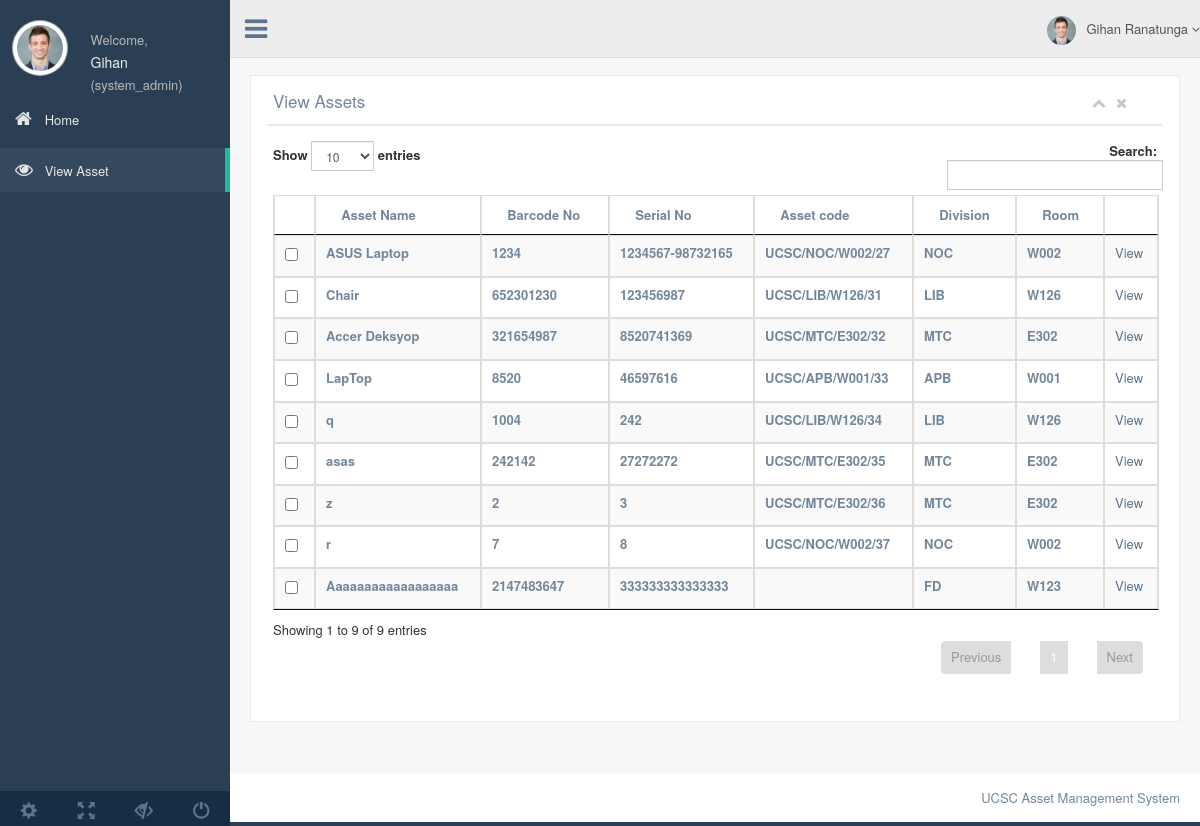
The app's page /viewasset.php (signed in) with its own data.
### tables this page shows
CREATE TABLE `asset` (
  `Asset_ID` int(11) NOT NULL,
  `Barcode_No` int(11) DEFAULT NULL,
  `Asset_Name` varchar(60) NOT NULL,
  `Asset_type` varchar(60) NOT NULL,
  `Asset_Category` varchar(60) NOT NULL,
  `Model_No` varchar(60) NOT NULL,
  `Brand` varchar(60) NOT NULL,
  `confirmed` tinyint(1) NOT NULL DEFAULT '0',
  `Serial_No` varchar(60) NOT NULL,
  `Purchase_Date` date NOT NULL,
  `Warranty_End` date NOT NULL,
  `Price` float NOT NULL,
  `Depreciation` float DEFAULT NULL,
  `Last_Value_date` datetime NOT NULL DEFAULT CURRENT_TIMESTAMP,
  `Original_Value` float NOT NULL,
  `Current_Value` float DEFAULT NULL,
  `Vendor` varchar(60) NOT NULL,
  `Vendor_Address` text NOT NULL,
  `Current_Division` varchar(60) DEFAULT NULL,
  `Current_Room` varchar(60) DEFAULT NULL,
  `Asset_Code` varchar(60) DEFAULT NULL,
  `Asset_available` tinyint(11) NOT NULL DEFAULT '1',
  `Asset_approved` tinyint(4) NOT NULL DEFAULT '0',
  `Description` text,
  `Entry_date` datetime NOT NULL DEFAULT CURRENT_TIMESTAMP,
  `deny` tinyint(1) NOT NULL DEFAULT '0',
  `deny_message` varchar(500) DEFAULT NULL
);

### function.php (called while the page is built, shortened)
<?php
include "server_access.php";
class FAssetClerk{
    private $db = NULL;
    function __construct(){
        $this->db = dbConnect::connect();
    }
    function retrieve_assets($div="", $valid="yes", $removed="no"){
        $append = array();
        if ($removed=="yes"){
            array_push($append, "Asset_available = 0");
        }
        else{
            array_push($append, "Asset_available = 1");
        }
        $appix = implode(' AND ', $append);
        $que="SELECT * FROM asset WHERE ".$appix ;
        $res = $this->db->dbh->query($que);
        return $res;
    }
    function refresh_assets(){
        $query = "SELECT Asset_ID, Current_Division, Current_Room FROM asset WHERE Asset_Code IS NULL AND Asset_available=1 AND Asset_approved=1 ";
        $res = $this->db->dbh->query($query);
    }
}

### server_access.php (called while the page is built, shortened)
<?php
class dbConnect
{
    private static $instance = NULL;
    private function __construct(){
        $this->dbh=new mysqli(DB_HOST, DB_USER, DB_PASSWORD, DB_DATABASE);
        return $this->dbh;
    }
    public static function connect(){
        if (self::$instance == NULL){
            self::$instance = new dbConnect();
        }
        return self::$instance;
    }
}

### viewasset.php (the view, shortened to what this page needs)
<?php
 include "function.php";
$log = new FAssetClerk();
$user_details = $_SESSION['user_details'];
$first_name = $user_details['first_name'];
$last_name = $user_details['last_name'];
$division = $user_details['division'];
$level = $user_details['user_level'];
if ($level == 'asset_clerk' or $level == 'bursar'){
    $res = $log->retrieve_assets("", "all");
}
else{
    if ($level == 'div_asset_clerk'){
        $res = $log->retrieve_assets($division, "yes");
    }
    else{
         $res = $log->retrieve_assets("", "all");
    }
}
$log->refresh_assets();
?>
<!DOCTYPE html>
<html lang="en">
<head>
  <link href="css/bootstrap.min.css" rel="stylesheet">
  <link href="fonts/css/font-awesome.min.css" rel="stylesheet">
  <link href="css/animate.min.css" rel="stylesheet">
  <link href="css/custom.css" rel="stylesheet">
  <link href="css/icheck/flat/green.css" rel="stylesheet">
  <link href="css/datatables/jquery.dataTables.min.css" rel="stylesheet" type="text/css" />
  <link href="css/datatables/buttons.bootstrap.min.css" rel="stylesheet" type="text/css" />
  <link href="css/datatables/fixedHeader.bootstrap.min.css" rel="stylesheet" type="text/css" />
  <link href="css/datatables/responsive.bootstrap.min.css" rel="stylesheet" type="text/css" />
  <link href="css/datatables/scroller.bootstrap.min.css" rel="stylesheet" type="text/css" />
</head>
<body class="nav-md">
  <div class="container body">
    <div class="main_container">
      <div class="col-md-3 left_col">
        <div class="left_col scroll-view">
          <div class="profile">
            <div class="profile_pic">
              <img src="images/img.jpg" alt="..." class="img-circle profile_img">
            </div>
            <div class="profile_info">
              <span>Welcome,</span>
              <h2><?php echo $first_name;?></h2>               <span>(<?php echo $level;?>)</span>
            </div>
          </div>
          <br />
          <div id="sidebar-menu" class="main_menu_side hidden-print main_menu">
            <div class="menu_section">
              <ul class="nav side-menu">
				<?php if (($user_details['user_level'] == 'asset_clerk')){
                                    echo '<li><a href="assetclerk.php"><i class="fa fa-home"></i> Home </span></a></li>';
                                }
                                    else{
                                        if (($user_details['user_level'] == 'bursar')){
                                            echo '<li><a href="bursar.php"><i class="fa fa-home"></i> Home </span></a></li>';
                                        }
                                        else{
                                        echo '<li><a href="diviassetclerk.php"><i class="fa fa-home"></i> Home </span></a></li>';
                                        }
                                        }
                                ?>
				<li><a href="viewasset.php"><i class="fa fa-eye"></i> View Asset </span></a></li>
               </ul>
            </div>
          </div>
          <div class="sidebar-footer hidden-small">
            <a data-toggle="tooltip" data-placement="top" title="Settings">
              <span class="glyphicon glyphicon-cog" aria-hidden="true"></span>
            </a>
            <a data-toggle="tooltip" data-placement="top" title="FullScreen">
              <span class="glyphicon glyphicon-fullscreen" aria-hidden="true"></span>
            </a>
            <a data-toggle="tooltip" data-placement="top" title="Lock">
              <span class="glyphicon glyphicon-eye-close" aria-hidden="true"></span>
            </a>
            <a data-toggle="tooltip" data-placement="top" title="Logout">
              <span class="glyphicon glyphicon-off" aria-hidden="true"></span>
            </a>
          </div>
        </div>
      </div>
      <div class="top_nav">
        <div class="nav_menu">
          <nav class="" role="navigation">
            <div class="nav toggle">
              <a id="menu_toggle"><i class="fa fa-bars"></i></a>
            </div>
            <ul class="nav navbar-nav navbar-right">
              <li class="">
                <a href="javascript:;" class="user-profile dropdown-toggle" data-toggle="dropdown" aria-expanded="false">
                  <img src="images/img.jpg" alt=""><?php echo "$first_name $last_name";?>
                  <span class=" fa fa-angle-down"></span>
                </a>
              </li>
            </ul>
          </nav>
        </div>
      </div>
      <div class="right_col" role="main">
        <div class="">
          <div class="page-title">
          </div>
          <div class="row">
            <div class="col-md-12 col-sm-12 col-xs-12">
              <div class="x_panel">
                <div class="x_title">
                  <h2> View Assets </h2>
                  <ul class="nav navbar-right panel_toolbox">
                    <li><a class="collapse-link"><i class="fa fa-chevron-up"></i></a>
                    </li>
                    <li><a class="close-link"><i class="fa fa-close"></i></a>
                    </li>
                  </ul>
                  <div class="clearfix"></div>
                </div>
                <div class="x_content">
                    <form action="" method="post" name="">
                  <table id="datatable" class="table table-striped table-bordered">
                    <thead>
                        <?php
                      if (($user_details['user_level'] !== 'asset_clerk')){
                            echo '<th align="style="justify"></th>';
                        }
                      ?>
					<th align="style="justify"><strong >&nbsp;&nbsp;Asset Name </strong></th>
					<th align="style="justify"><strong >&nbsp;&nbsp;Barcode No </strong></th>
					<th align="style="justify"><strong >&nbsp;&nbsp;Serial No </strong></th>
					<th align="style="justify"><strong >&nbsp;&nbsp;Asset code </strong></th>
					<th align="style="justify"><strong >&nbsp;&nbsp;Division </strong></th>
					<th align="style="justify"><strong >&nbsp;&nbsp;Room </strong></th>
          <th align="style="justify"><strong >&nbsp;&nbsp;  </strong></th>
                    </thead>
                    <tbody>
                <?php
                while ($array = $res->fetch_assoc()){
                    $str = "";
                    if (($user_details['user_level'] != 'asset_clerk')){
                           $str = '<td><input type="checkbox" name="assets[]" class="check" id="assets[]" value="'.$array['Asset_ID'].'"></td>';
                        }
                echo '<tr>'. $str
                    . '<td><label>'.$array['Asset_Name'].'</label></td>'
                . '<td><label>'.$array['Barcode_No'].'</label></td>'
                        . '<td><label>'.$array['Serial_No'].'</label></td>'
                        . '<td><label>'.$array['Asset_Code'].'</label></td>'
                        . '<td><label>'.$array['Current_Division'].'</label></td>'
                        . '<td><label>'.$array['Current_Room'].'</label></td>'
                        . '<td><a href="asset_details.php?id='.$array['Asset_ID'].'">View</a></td>'
                        . '';
                }
		?>
            </tbody>
                  </table>
                    </form>
                </div>
              </div>
            </div>
                </div>
              </div>
            </div>
            <footer>
              <div class="pull-right">
                UCSC Asset Management System
              </div>
              <div class="clearfix"></div>
            </footer>
          </div>
        </div>
        <div id="custom_notifications" class="custom-notifications dsp_none">
          <div class="clearfix"></div>
        </div>
</body>
</html>

### records on screen
asset: Asset_Name "ASUS Laptop", Barcode_No "1234", Serial_No "1234567-98732165", Asset_Code "UCSC/NOC/W002/27", Current_Division "NOC", Current_Room "W002"
asset: Asset_Name "Chair", Barcode_No "652301230", Serial_No "123456987", Asset_Code "UCSC/LIB/W126/31", Current_Division "LIB", Current_Room "W126"
asset: Asset_Name "Accer Deksyop", Barcode_No "321654987", Serial_No "8520741369", Asset_Code "UCSC/MTC/E302/32", Current_Division "MTC", Current_Room "E302"
asset: Asset_Name "LapTop", Barcode_No "8520", Serial_No "46597616", Asset_Code "UCSC/APB/W001/33", Current_Division "APB", Current_Room "W001"
asset: Asset_Name "q", Barcode_No "1004", Serial_No "242", Asset_Code "UCSC/LIB/W126/34", Current_Division "LIB", Current_Room "W126"
asset: Asset_Name "asas", Barcode_No "242142", Serial_No "27272272", Asset_Code "UCSC/MTC/E302/35", Current_Division "MTC", Current_Room "E302"
asset: Asset_Name "z", Barcode_No "2", Serial_No "3", Asset_Code "UCSC/MTC/E302/36", Current_Division "MTC", Current_Room "E302"
asset: Asset_Name "r", Barcode_No "7", Serial_No "8", Asset_Code "UCSC/NOC/W002/37", Current_Division "NOC", Current_Room "W002"
asset: Asset_Name "Aaaaaaaaaaaaaaaaaa", Barcode_No "2147483647", Serial_No "333333333333333", Current_Division "FD", Current_Room "W123"

### other values on screen
$first_name "Gihan"
$level "system_admin"
$last_name "Ranatunga"
